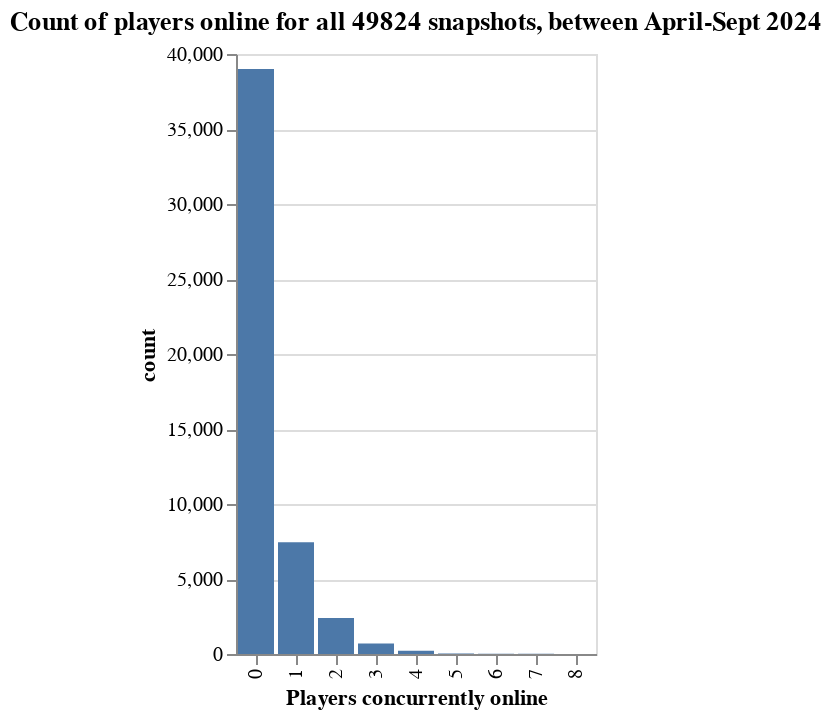

The notebook cell saved with this chart:
### Markdown cell above
#### There is a mean of 0.3 players online on any given interval, across 49824 snapshots

### Code cell
concurrent_counts_overall_chart = alt.Chart(concurrent_counts_overall, title="Count of players online for all 49824 snapshots, between April-Sept 2024").mark_bar().encode(
    x=alt.X("index:N").title("Players concurrently online"),
    y="count"
)
concurrent_counts_overall_chart

### Figure 1 — Vega specification as saved in the notebook (floating-point values rounded to 4 significant figures)
{"$schema": "https://vega.github.io/schema/vega/v5.json", "data": [{"name": "source_0", "values": [{"count_end": 39000.0, "count_start": 0.0, "index": 0}, {"count_end": 7446.0, "count_start": 0.0, "index": 1}, {"count_end": 2402.0, "count_start": 0.0, "index": 2}, {"count_end": 705.0, "count_start": 0.0, "index": 3}, {"count_end": 212.0, "count_start": 0.0, "index": 4}, {"count_end": 28.0, "count_start": 0.0, "index": 5}, {"count_end": 19.0, "count_start": 0.0, "index": 7}, {"count_end": 15.0, "count_start": 0.0, "index": 6}, {"count_end": 1.0, "count_start": 0.0, "index": 8}]}, {"name": "source_0_x_domain_index", "values": [{"index": 0}, {"index": 1}, {"index": 2}, {"index": 3}, {"index": 4}, {"index": 5}, {"index": 7}, {"index": 6}, {"index": 8}]}], "signals": [{"name": "x_step", "value": 20}, {"name": "width", "update": "bandspace(domain('x').length, 0.1, 0.05) * x_step"}], "marks": [{"type": "rect", "name": "marks", "from": {"data": "source_0"}, "encode": {"update": {"y2": {"field": "count_start", "scale": "y"}, "fill": {"value": "#4c78a8"}, "x": {"field": "index", "scale": "x"}, "width": {"signal": "max(0.25, bandwidth('x'))"}, "y": {"field": "count_end", "scale": "y"}}}, "style": ["bar"]}], "scales": [{"name": "x", "type": "band", "domain": {"data": "source_0_x_domain_index", "field": "index", "sort": true}, "range": {"step": {"signal": "x_step"}}, "paddingOuter": 0.05, "paddingInner": 0.1}, {"name": "y", "type": "linear", "domain": {"data": "source_0", "fields": ["count_start", "count_end"]}, "range": [{"signal": "height"}, 0], "nice": true, "zero": true}], "axes": [{"scale": "y", "zindex": 0, "labels": false, "tickCount": {"signal": "ceil(height/40)"}, "gridScale": "x", "orient": "left", "grid": true, "domain": false, "minExtent": 0, "aria": false, "ticks": false, "maxExtent": 0}, {"scale": "x", "grid": false, "zindex": 0, "labelAlign": "right", "labelBaseline": "middle", "orient": "bottom", "labelAngle": 270, "title": "Players concurrently online"}, {"scale": "y", "orient": "left", "grid": false, "title": "count", "tickCount": {"signal": "ceil(height/40)"}, "zindex": 0, "labelOverlap": true}], "title": {"text": "Count of players online for all 49824 snapshots, between April-Sept 2024", "frame": "group"}, "height": 300, "padding": 5, "style": "cell", "background": "white"}
